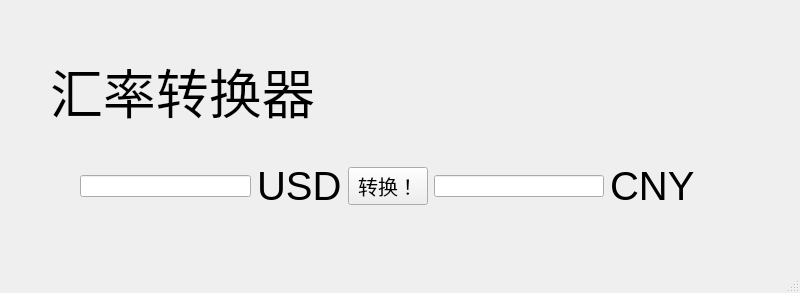
<?xml version="1.0" encoding="UTF-8"?>
<ui version="4.0">
 <class>mainWindow</class>
 <widget class="QMainWindow" name="mainWindow">
  <property name="geometry">
   <rect>
    <x>0</x>
    <y>0</y>
    <width>800</width>
    <height>293</height>
   </rect>
  </property>
  <property name="windowTitle">
   <string>Conversion</string>
  </property>
  <widget class="QWidget" name="centralwidget">
   <widget class="QLabel" name="label">
    <property name="geometry">
     <rect>
      <x>50</x>
      <y>40</y>
      <width>351</width>
      <height>101</height>
     </rect>
    </property>
    <property name="font">
     <font>
      <pointsize>40</pointsize>
     </font>
    </property>
    <property name="text">
     <string>汇率转换器</string>
    </property>
   </widget>
   <widget class="QWidget" name="">
    <property name="geometry">
     <rect>
      <x>80</x>
      <y>160</y>
      <width>615</width>
      <height>52</height>
     </rect>
    </property>
    <layout class="QHBoxLayout" name="horizontalLayout">
     <item>
      <widget class="QLineEdit" name="lineEdit"/>
     </item>
     <item>
      <widget class="QLabel" name="label_2">
       <property name="font">
        <font>
         <pointsize>30</pointsize>
        </font>
       </property>
       <property name="text">
        <string>USD</string>
       </property>
      </widget>
     </item>
     <item>
      <widget class="QPushButton" name="pushButton">
       <property name="font">
        <font>
         <pointsize>15</pointsize>
        </font>
       </property>
       <property name="text">
        <string>转换！</string>
       </property>
      </widget>
     </item>
     <item>
      <widget class="QLineEdit" name="lineEdit_2"/>
     </item>
     <item>
      <widget class="QLabel" name="label_3">
       <property name="font">
        <font>
         <pointsize>30</pointsize>
        </font>
       </property>
       <property name="text">
        <string>CNY</string>
       </property>
      </widget>
     </item>
    </layout>
   </widget>
  </widget>
  <widget class="QMenuBar" name="menubar">
   <property name="geometry">
    <rect>
     <x>0</x>
     <y>0</y>
     <width>800</width>
     <height>26</height>
    </rect>
   </property>
  </widget>
  <widget class="QStatusBar" name="statusbar"/>
 </widget>
 <resources/>
 <connections/>
</ui>
